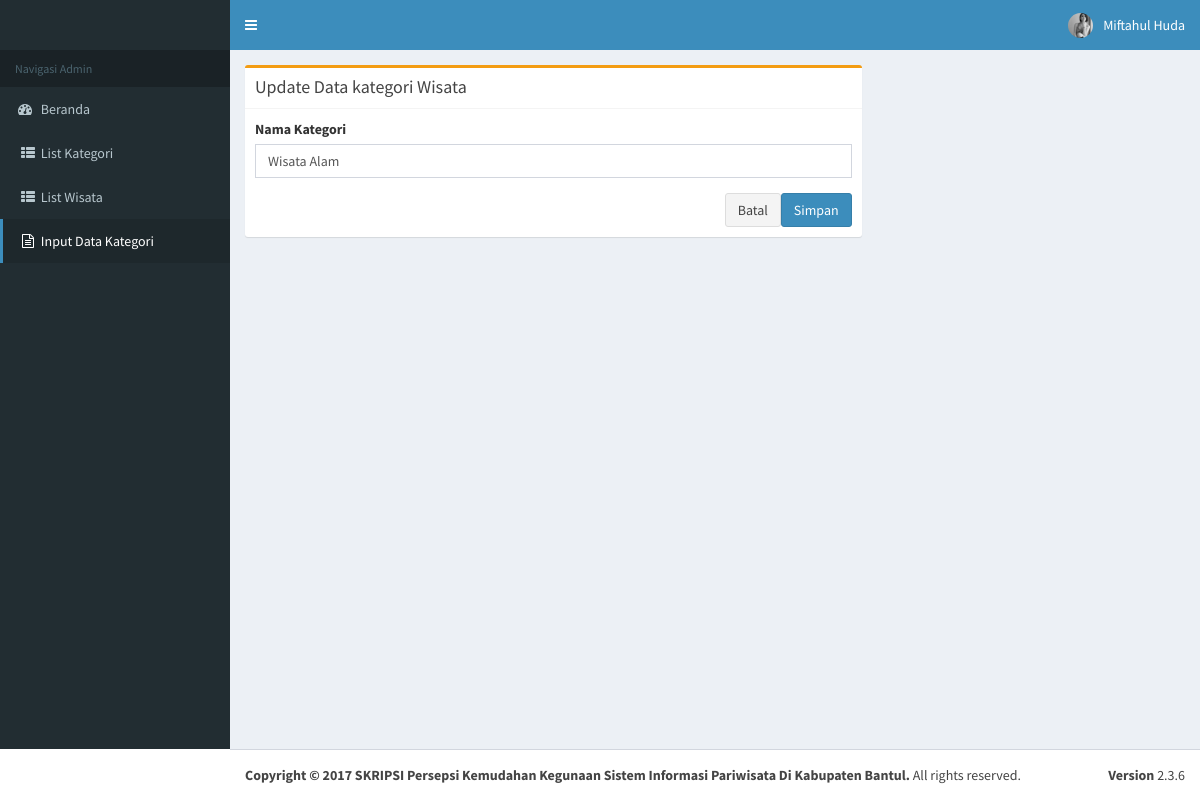
/admin/edit_kategori.php?id_kategori=1 (signed in), run on an earlier commit of the app's database.
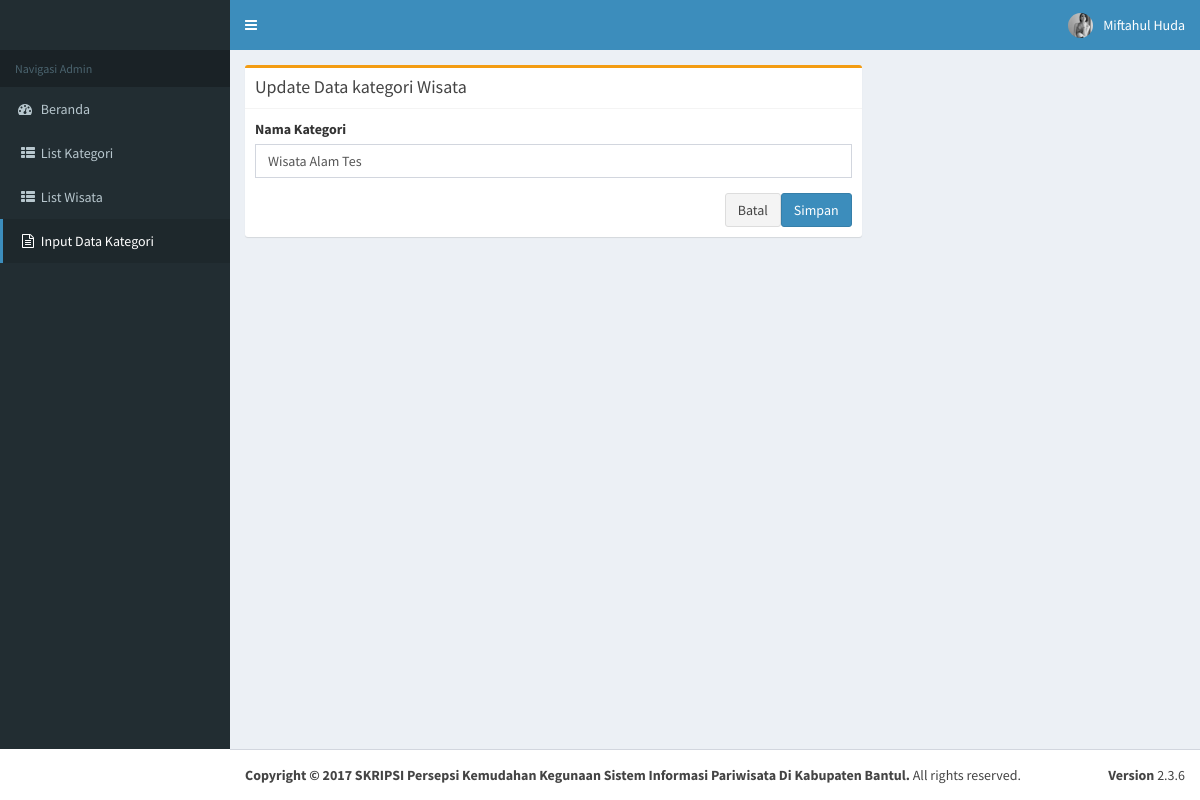
And on a later commit of the database.
### tables this page shows
CREATE TABLE `kategori` (
  `id_kategori` int(1) NOT NULL,
  `nama_kategori` varchar(15) NOT NULL
);

### admin/edit_kategori.php (the view, shortened to what this page needs)
<?php
include "../konfigurasi/config.php";
  if (!isset($_SESSION['login_user'])) {
      header("location:../konfigurasi/login.php");
  }else {
    $id_kategori = $_GET['id_kategori'];
    $result = $db->query("SELECT * FROM kategori WHERE id_kategori ='$id_kategori'")->fetch_assoc();
  }
?>
<!DOCTYPE html>
<html>
<head>
<link rel="stylesheet" href="../bootstrap/css/bootstrap.min.css">
<link rel="stylesheet" href="https://cdnjs.cloudflare.com/ajax/libs/font-awesome/4.5.0/css/font-awesome.min.css">
<link rel="stylesheet" href="https://cdnjs.cloudflare.com/ajax/libs/ionicons/2.0.1/css/ionicons.min.css">
<link rel="stylesheet" href="../dist/css/AdminLTE.min.css">
<link rel="stylesheet" href="../dist/css/skins/_all-skins.min.css">
</head>
<body class="hold-transition skin-blue sidebar-mini">
<div class="wrapper">
  <header class="main-header">
    <nav class="navbar navbar-static-top">
      <a href="#" class="sidebar-toggle" data-toggle="offcanvas" role="button">
      </a>
      <div class="navbar-custom-menu">
        <ul class="nav navbar-nav">
         <li class="dropdown user user-menu">
            <a href="#" class="dropdown-toggle" data-toggle="dropdown">
              <img src="../dist/img/user3-128x128.jpg" class="user-image" alt="User Image">
              <span class="hidden-xs">Miftahul Huda</span>
            </a>
          </li>
        </ul>
      </div>
    </nav>
  </header>
    <aside class="main-sidebar">
        <section class="sidebar">
          <ul class="sidebar-menu">
            <li class="header">Navigasi Admin</li>
            <li>
              <a href="../konfigurasi/index.php">
                <i class="fa fa-dashboard"></i> <span>Beranda</span>
              </a>
            </li>
            <li>
              <a href="list_kategori.php">
                <i class="fa fa-fw fa-th-list"></i> <span>List Kategori</span>
              </a>
            </li>
            <li>
              <a href="list_wisata.php">
                <i class="fa fa-fw fa-th-list"></i> <span>List Wisata</span>
              </a>
            </li>
            <li class="active treeview">
              <a href="input_kategori.php">
                <i class="fa fa-fw fa-file-text-o"></i> <span>Input Data Kategori</span>
              </a>
            </li>
        </section>
    </aside>
    <div class="content-wrapper">
      <section class="content">
        <div class="row">
          <div class="col-md-8">
            <div class="box box-warning">
              <div class="box-header with-border">
                <h3 class="box-title">Update Data kategori Wisata</h3>
              </div>
              <div class="box-body">
                <form role="form" action="proses_kategori.php" method="post">
                  <div class="form-group">
                    <label>Nama Kategori</label>
                    <input type="text" class="form-control" placeholder="Enter ..." name="kategori" id="kategori" value="<?php echo $result['nama_kategori']?>">
                  </div>
                  <div class="form-group">
                       <a class="btn btn-primary pull-right" data-toggle="modal" data-target="#myModal" >Simpan</a>
                      <a class="btn btn-default pull-right"  href="list_kategori.php">Batal</a>
                  </div>
                </form>
               </div>
              </div>
            </div>
          </div>
        </section>
     </div>
</div>
<footer class="main-footer">
  <div class="pull-right hidden-xs">
   <b>Version</b> 2.3.6
  </div>
  <strong>Copyright &copy; 2017 SKRIPSI Persepsi Kemudahan Kegunaan Sistem Informasi Pariwisata Di Kabupaten Bantul.</strong> All rights reserved.
</footer>
</body>
</html>

What changed in the data, as far as the page shows it:
changed kategori: kategori "Wisata Alam" → "Wisata Alam Tes"
